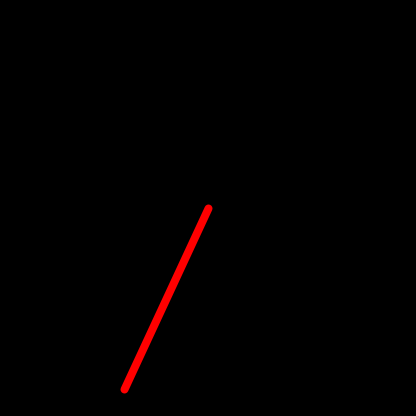
Frame 1 (no input)
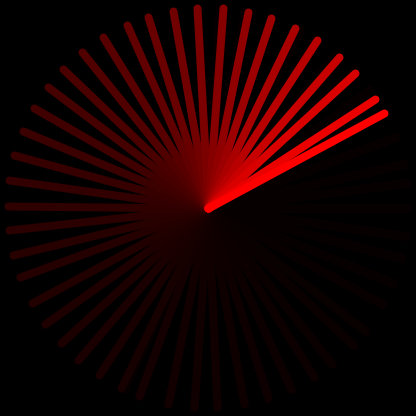
Frame 60 (the mouse pressed at the canvas centre just before this capture)
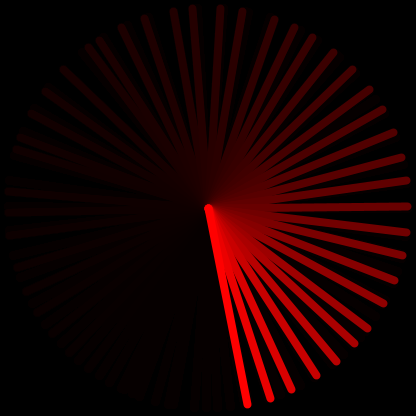
Frame 120 (the mouse held since frame 60 and released just before this capture)

The Processing sketch that drew these frames (run headless with seeded random() and noise(); from frame 60 on, the mouse is pressed at the canvas centre):

// Processing sketch: processing_2919
// ── processing_2919.pde

void setup() {
  size(416, 416);
  background(0);
}
void draw() {
  smooth();
  strokeWeight(8);
  fill(0,20);
  noStroke();
  rect(0,0,416,416);

  stroke(255,000,000);
  float angle = map(millis(), 0, width, 0, PI);
  translate(208,208);
  rotate(angle);
  line(0, 0, 200, 0);

}
